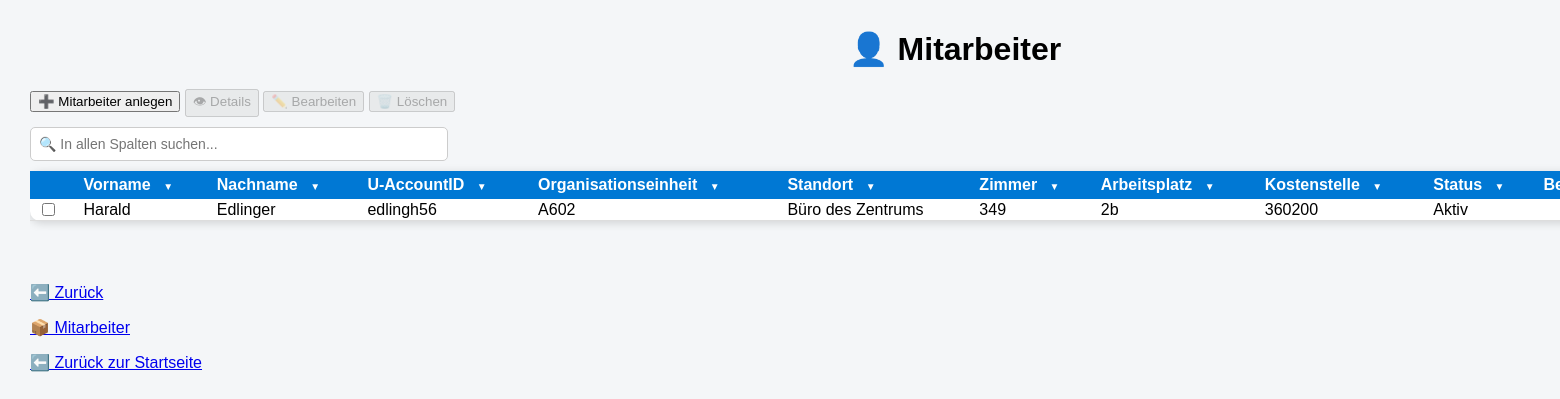
The app's page /mitarbeiter/anzeigen?einheit=A602 with its own data.
### tables this page shows
CREATE TABLE mitarbeiter (
                id INTEGER PRIMARY KEY,
                vorname TEXT,
                nachname TEXT,
                uaccountid TEXT UNIQUE,
                organisationseinheit TEXT,
                standort TEXT,
                zimmer TEXT,
                arbeitsplatz TEXT,
                kostenstelle TEXT,
                status TEXT,
                bemerkung TEXT
            );

### app.py (the view)
@app.route("/mitarbeiter/anzeigen")
def mitarbeiter_liste():
    spalte = MITARBEITER_SORT.get(request.args.get("sort"), "nachname")
    richtung = request.args.get("richtung", "ASC")
    if richtung not in ("ASC", "DESC"):
        richtung = "ASC"
    einheit = request.args.get("einheit", "")
    sql = f"""
        SELECT id, vorname, nachname, uaccountid, organisationseinheit,
               standort, zimmer, arbeitsplatz, kostenstelle, status, bemerkung
        FROM mitarbeiter
        ORDER BY {spalte} COLLATE NOCASE {richtung}
    """
    with closing(verbinden()) as verbindung:
        zeilen = verbindung.execute(sql).fetchall()
    if einheit:
        gesucht = einheit_schluessel(einheit)
        zeilen = [z for z in zeilen if einheit_schluessel(z[4]) == gesucht]
    return render_template("mitarbeiter.html", mitarbeiter=zeilen)

### app.py (called while the page is built)
def einheit_schluessel(wert):
    ziffern = re.sub(r"\D", "", wert or "")
    return ziffern if ziffern else (wert or "").strip().upper()

### datenbank.py (called while the page is built)
def verbinden():
    return sqlite3.connect(DB_PFAD)

### templates/mitarbeiter.html (shortened to what this page needs)
<!DOCTYPE html>
<html>
<head>
    <link rel="stylesheet"
          href="{{ url_for('static', filename='style.css') }}">
    <link rel="stylesheet"
          href="{{ url_for('static', filename='assets_liste_tables.css') }}">
    <link rel="stylesheet"
          href="{{ url_for('static', filename='dropdowns.css') }}">
</head>
<body>
<div class="container">
    <h1>👤 Mitarbeiter</h1>
    <div class="toolbar">
        <button onclick="assetAnlegen()">
            ➕ Mitarbeiter anlegen
        </button>
           <button id="detailsBtn"
                disabled
                onclick="detailsAnzeigen()">
                👁 Details
            </button>
            <button id="bearbeitenBtn"
                disabled
                onclick="assetBearbeiten()">
            ✏️ Bearbeiten
            </button>
            <button id="loeschenBtn"
                disabled
                onclick="popupOeffnen(ausgewaehlteId)">
                🗑️ Löschen
            </button>
    </div>
<div
    style="
         margin-top:10px;
        margin-bottom:0px;
        text-align:left;
    "
>
    <input
        type="text"
        id="globalFilter"
        placeholder="🔍 In allen Spalten suchen..."
        style="
            width:400px;
            padding:8px;
            font-size:14px;
            border:1px solid #ccc;
            border-radius:5px;
        "
>
</div>
    <div style="overflow-x:auto;">
        <table>
            <tr>
                <th></th>
                <th class="dropdown-column">
                    Vorname
                    <span class="dropdown-button">▼</span>
                </th>
                <th class="dropdown-column">
                    Nachname
                    <span class="dropdown-button">▼</span>
                </th>
                <th class="dropdown-column">
                    U-AccountID
                    <span class="dropdown-button">▼</span>
                </th>
               <th class="dropdown-column">
                    Organisationseinheit
                    <span class="dropdown-button">▼</span>
                </th>
                <th class="dropdown-column">
                    Standort
                    <span class="dropdown-button">▼</span>
                </th>
                <th class="dropdown-column">
                    Zimmer
                    <span class="dropdown-button">▼</span>
                </th>
                <th class="dropdown-column">
                    Arbeitsplatz
                    <span class="dropdown-button">▼</span>
                </th>
                <th class="dropdown-column">
                    Kostenstelle
                    <span class="dropdown-button">▼</span>
                </th>
                <th class="dropdown-column">
                    Status
                    <span class="dropdown-button">▼</span>
                </th>
                <th class="dropdown-column">
                    Bemerkung
                </th>
            </tr>
            {% for m in mitarbeiter %}
            <tr>
               <td><input type="checkbox" class="asset-checkbox" data-id="{{ m[0] }}"></td>
                <td>{{ m[1] }}</td>
                <td>{{ m[2] }}</td>
                <td>{{ m[3] }}</td>
                <td>{{ m[4] }}</td>
                <td>{{ m[5] }}</td>
                <td>{{ m[6] }}</td>
                <td>{{ m[7] }}</td>
                <td>{{ m[8] }}</td>
                <td>{{ m[9] }}</td>
                <td>{{ m[10]}}</td>
                    </tr>
            {% endfor %}
        </table>
    </div>
    <br><br>
    <p><a href="javascript:history.back()">⬅️ Zurück</a></p>
    <p><a href="/mitarbeiter">📦 Mitarbeiter</a></p>
    <p><a href="/">⬅️ Zurück zur Startseite</a></p>
</div>
</body>
</html>

### static/style.css (style rules this page uses)
body { font-family: Arial, sans-serif; background-color: #f4f6f8; margin: 30px; }
h1 { text-align: center; }
.container { width: 1850px; margin: auto; }

### static/assets_liste_tables.css (style rules this page uses)
table { width: 90%; margin: 10px 0; border-collapse: collapse; background-color: white; box-shadow: 0 2px 10px rgba(0,0,0,0.15); border-radius: 10px; overflow: visible; font-size: 16px; }
th { background-color: #0078d4; color: white; padding: 5px 8px; text-align: left; }
td { padding: 1px 8px; border-bottom: 1px solid #ddd; line-height: 1; }

### static/dropdowns.css (style rules this page uses)
.dropdown-column { position: relative; white-space: nowrap; }
.dropdown-button { color: white; cursor: pointer; margin-left: 8px; font-size: 10px; }

### records on screen
mitarbeiter: vorname "Harald", nachname "Edlinger", uaccountid "edlingh56", organisationseinheit "A602", standort "Büro des Zentrums", zimmer "349", arbeitsplatz "2b", kostenstelle "360200", status "Aktiv"
